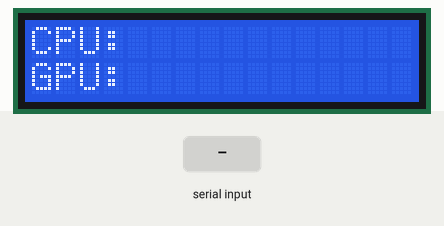
Recording of a sketch running on a simulated ESP32. Parts: 16×2 character LCD. Inputs (shaded band) come from the test bench.

Above: at 2.2 s.
2.3 s: "90,45,200\n" received over Serial
At 4.4 s:
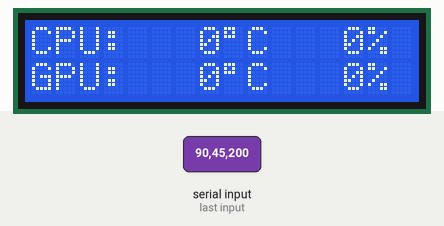
4.8 s: "1,90,45\n" received over Serial
At 6.7 s:
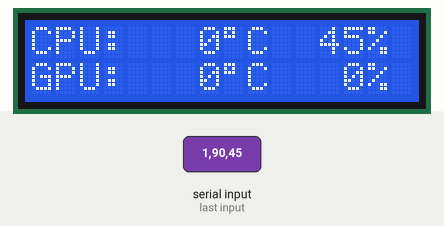
Timing chart, 0 to 8.2 s (numbered marks = the images above; inputs shaded):
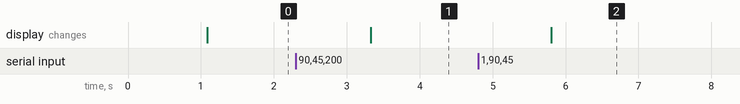

Measured:
- after the input at 2.3 s, the display: changes after 1.0 s (image 1)
- after the input at 4.8 s, the display: changes after 1.0 s (image 2)

The sketch:

v2.0.ino
```cpp
#include <LiquidCrystal_I2C.h>

LiquidCrystal_I2C lcd(0x27,16,2);

int cpuTemp  = 0;
int cpuUsage = 0;
int gpuTemp  = 0;
int gpuUsage = 0;
String staticData = "";

int prevCpuTemp = -1;
int prevCpuUsage = -1;
int prevGpuTemp = -1;
int prevGpuUsage = -1;

void setup() {
  Serial.begin(112500);
  lcd.init();
  lcd.backlight();
  lcd.setCursor(0,0);
  lcd.print("Hello World");
  delay(1000);
  lcd.clear();
  lcd.setCursor(0,0);
  lcd.print("CPU:");
  lcd.setCursor(0,1);
  lcd.print("GPU:");
}

void loop() {
  if (Serial.available() > 0){
    staticData = Serial.readString();
    cpuTemp = staticData.substring(1,4).toInt();
    cpuUsage = staticData.substring(5,8).toInt();
    gpuTemp = staticData.substring(9,12).toInt();
    gpuUsage = staticData.substring(13,16).toInt();
    if (cpuTemp >= 0 && cpuUsage >= 0 && gpuTemp >= 0 && gpuUsage >= 0){
      displayStatic();
    } else {
      displayError(1);
    }
  }
  delay(1);
}

void displayError(int code){
  lcd.clear();
  lcd.setCursor(0,0);
  lcd.print("Error TwT");
  lcd.setCursor(0,1);
  switch (code){
    case 1:{
      lcd.print("No Data");
    }
  }
}

void displayStatic(){
  if (cpuTemp != prevCpuTemp) {
    if (prevCpuTemp == 100){
      lcd.setCursor(5,0);
      lcd.print(" ");
    }
    if (cpuTemp < 10){
      lcd.setCursor(5,0);
      lcd.print("  ");
    }
    lcd.setCursor(8-checkNumUnit(cpuTemp),0);
    lcd.print(cpuTemp);
    lcd.print("\xDF");
    lcd.print("C ");
    prevCpuTemp = cpuTemp;
  }
  if (cpuUsage != prevCpuUsage) {
    if (prevCpuUsage == 100){
      lcd.setCursor(11,0);
      lcd.print(" ");
    }
    if (cpuUsage < 10){
      lcd.setCursor(11,0);
      lcd.print("  ");
    }
    lcd.setCursor(14-checkNumUnit(cpuUsage),0);
    lcd.print(cpuUsage);
    lcd.print("%");
    prevCpuUsage = cpuUsage;
  }
  if (gpuTemp != prevGpuTemp) {
    if (prevGpuTemp == 100){
      lcd.setCursor(5,0);
      lcd.print(" ");
    }
    if (gpuTemp < 10){
      lcd.setCursor(5,0);
      lcd.print("  ");
    }
    lcd.setCursor(8-checkNumUnit(gpuTemp),1);
    lcd.print(gpuTemp);
    lcd.print("\xDF");
    lcd.print("C ");
    prevGpuTemp = gpuTemp;
  }
  if (gpuUsage != prevGpuUsage) {
    if (prevGpuUsage == 100){
      lcd.setCursor(11,1);
      lcd.print(" ");
    }
    if (gpuUsage < 10){
      lcd.setCursor(11,1);
      lcd.print("  ");
    }
    lcd.setCursor(14-checkNumUnit(gpuUsage),1);
    lcd.print(gpuUsage);
    lcd.print("%");
    prevGpuUsage = gpuUsage;
  }
}

int checkNumUnit(int num){
  int temp = num;
  int numUnit = 1;
  while(temp >= 10){
    temp /= 10;
    numUnit++;
  }
  return numUnit;
}
```
